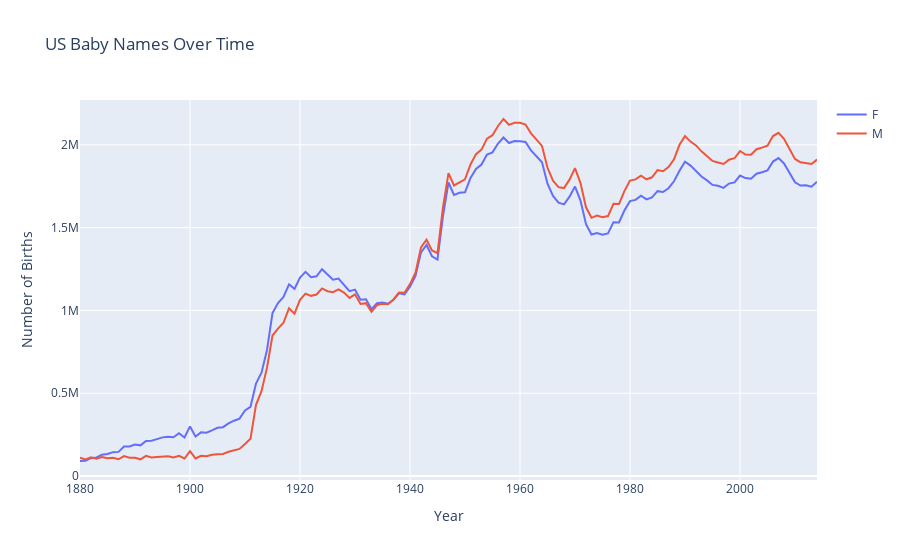

The notebook cell saved with this chart:
### Code cell
iplot(fig)

### Figure 1 — Plotly figure (JSON) as saved in the notebook; plotly's stock layout.template omitted (floating-point values rounded to 4 significant figures; data arrays with more than 128 entries replaced by an {"elided": "..."} marker saying what was removed)
{"data": [{"name": "F", "type": "scatter", "x": {"elided": "135 int values"}, "y": {"elided": "135 int values"}}, {"name": "M", "type": "scatter", "x": {"elided": "135 int values"}, "y": {"elided": "135 int values"}}], "layout": {"title": {"text": "US Baby Names Over Time"}, "xaxis": {"title": {"text": "Year"}}, "yaxis": {"title": {"text": "Number of Births"}}}}
